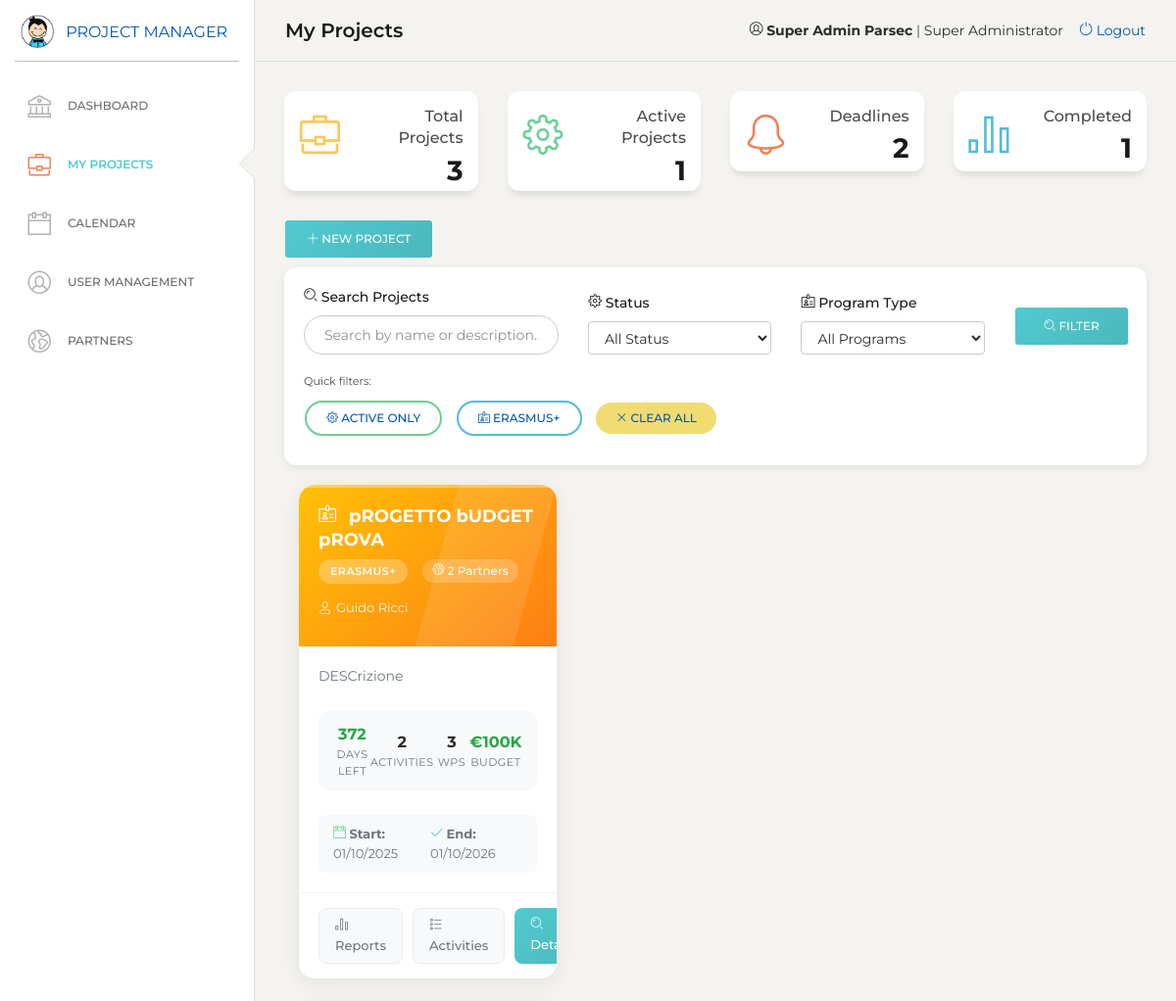
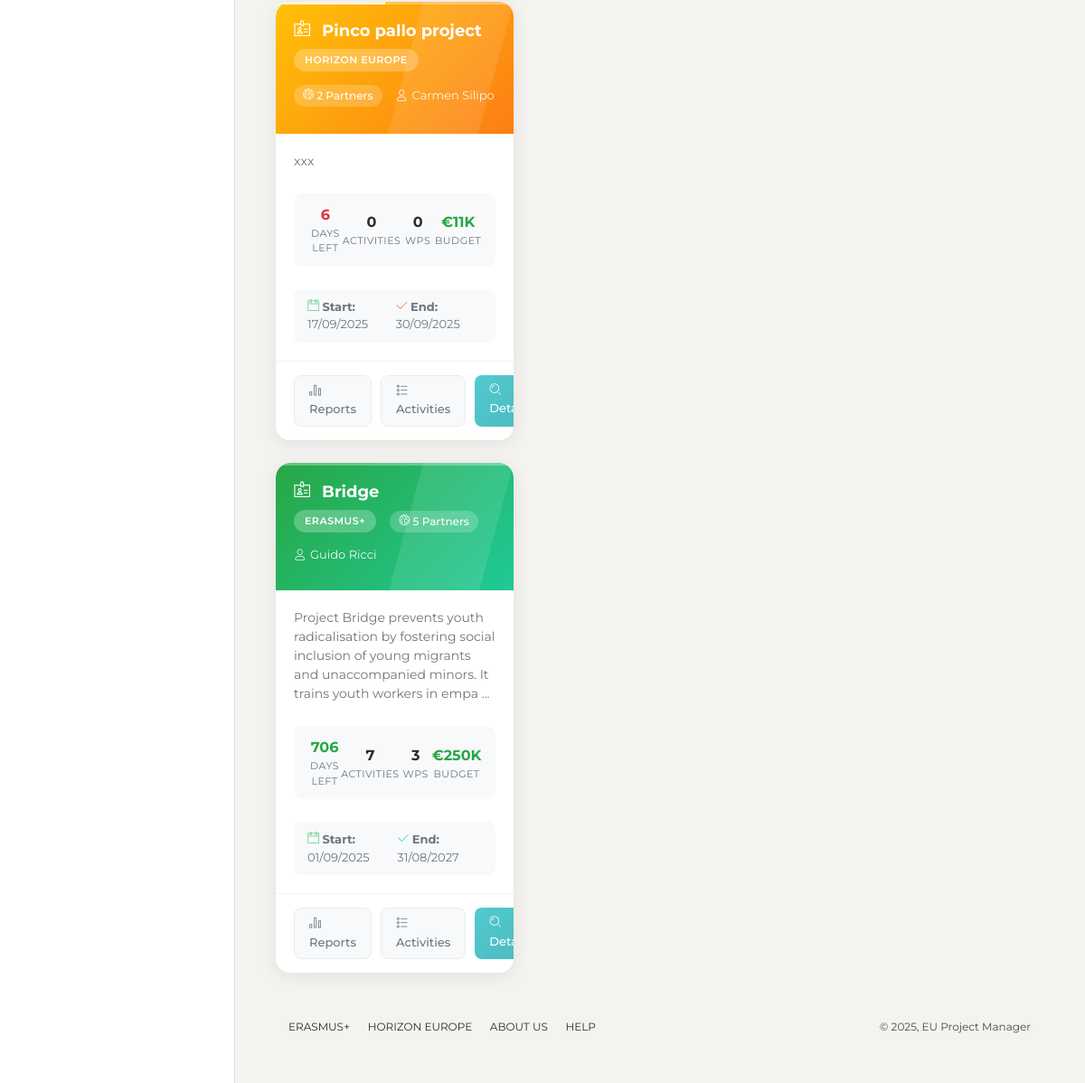
Screenshot of /pages/projects.php (signed in) with the database file from the repository (2 pictures, top to bottom).
### tables this page shows
CREATE TABLE `projects` (
  `id` int(11) NOT NULL,
  `name` varchar(200) NOT NULL,
  `description` text DEFAULT NULL,
  `program_type` varchar(50) DEFAULT NULL,
  `start_date` date DEFAULT NULL,
  `end_date` date DEFAULT NULL,
  `coordinator_id` int(11) DEFAULT NULL,
  `status` enum('planning','active','suspended','completed') DEFAULT 'planning',
  `budget` decimal(12,2) DEFAULT NULL,
  `google_groups_url` varchar(500) DEFAULT NULL COMMENT 'URL del Google Group associato al progetto',
  `created_at` timestamp NULL DEFAULT current_timestamp(),
  `updated_at` timestamp NULL DEFAULT current_timestamp() ON UPDATE current_timestamp()
);

CREATE TABLE `users` (
  `id` int(11) NOT NULL,
  `username` varchar(50) NOT NULL,
  `email` varchar(100) NOT NULL,
  `password` varchar(255) NOT NULL,
  `full_name` varchar(100) NOT NULL,
  `role` enum('super_admin','coordinator','partner','admin') NOT NULL,
  `partner_id` int(11) DEFAULT NULL,
  `created_at` timestamp NULL DEFAULT current_timestamp(),
  `updated_at` timestamp NULL DEFAULT current_timestamp() ON UPDATE current_timestamp(),
  `is_active` tinyint(1) DEFAULT 1
);

### pages/projects.php (the view, shortened to what the rows shown need)
<?php
require_once '../includes/header.php';
function getDaysRemaining($end_date) {
    $today = new DateTime();
    $end = new DateTime($end_date);
    return $today->diff($end)->days;
}
function getDaysRemainingClass($days) {
    if ($days <= 30) {
        return 'danger';
    } elseif ($days <= 180) {
        return 'warning';
    } else {
        return 'safe';
    }
}
function getTimeProgressPercentage($start_date, $end_date) {
    $start = new DateTime($start_date);
    $end = new DateTime($end_date);
    $today = new DateTime();
    if ($today < $start) return 0;
    $total_days = $start->diff($end)->days;
    $elapsed_days = $start->diff($today)->days;
    return $total_days > 0 ? round(($elapsed_days / $total_days) * 100) : 0;
}
function getHeaderStatusClass($status) {
    switch (strtolower($status)) {
        case 'active':
            return 'status-active';
        case 'planning':
            return 'status-planning';
    }
}
function formatBudgetCompact($budget) {
    if ($budget >= 1000000) {
        return '€' . number_format($budget / 1000000, 1) . 'M';
    } elseif ($budget >= 1000) {
        return '€' . number_format($budget / 1000, 0) . 'K';
    } else {
        return '€' . number_format($budget, 0);
    }
}
function formatProgramName($program_type) {
    $programs = [
        'erasmus_plus' => 'Erasmus+',
        'horizon_europe' => 'Horizon Europe',
        'interreg' => 'Interreg',
        'life' => 'LIFE Programme',
        'creative_europe' => 'Creative Europe',
        'eu_citizenship' => 'Europe for Citizens',
        'digital_europe' => 'Digital Europe',
        'cerv' => 'CERV Programme',
        'other' => 'Other EU Programme'
    ];
    return $programs[$program_type] ?? ucfirst(str_replace('_', ' ', $program_type));
}
$database = new Database();
$conn = $database->connect();
$params = [];
$base_sql = "
    SELECT
        p.*,
        COUNT(DISTINCT pp.partner_id) as partner_count,
        COUNT(DISTINCT wp.id) as work_package_count,
        COUNT(DISTINCT a.id) as activity_count,
        AVG(wp.progress) as avg_progress,
        u.full_name as coordinator_name
    FROM projects p
    LEFT JOIN project_partners pp ON p.id = pp.project_id
    LEFT JOIN work_packages wp ON p.id = wp.project_id
    LEFT JOIN activities a ON wp.id = a.work_package_id
    LEFT JOIN users u ON p.coordinator_id = u.id
";
$base_sql .= " GROUP BY p.id ORDER BY p.created_at DESC";
$stmt = $conn->prepare($base_sql);
$stmt->execute($params);
$projects = $stmt->fetchAll();
?>
  <body class="">
    <div class="wrapper">
        <?php include '../includes/navbar.php'; ?>
        <div class="content">
<?php foreach($projects as $project):
    $days_remaining = getDaysRemaining($project['end_date']);
    $days_class = getDaysRemainingClass($days_remaining);
    $time_progress = getTimeProgressPercentage($project['start_date'], $project['end_date']);
    $header_class = getHeaderStatusClass($project['status']);
    $budget_compact = formatBudgetCompact($project['budget'] ?? 0);
    $program_name = formatProgramName($project['program_type']);
?>
<div class="col-lg-6 col-xl-4">
    <div class="project-card card">
        <div class="progress-indicator">
            <div class="progress-bar-custom" style="width: <?= $time_progress ?>%"></div>
        </div>
        <div class="project-header <?= $header_class ?>">
            <div class="project-title">
                <i class="nc-icon nc-badge"></i>
                <?= htmlspecialchars($project['name']) ?>
            </div>
            <div class="project-meta">
                <div class="program-badge">
                    <?= $program_name ?>
                </div>
                <div class="partners-count">
                    <i class="nc-icon nc-world-2"></i>
                    <?= $project['partner_count'] ?? 0 ?> Partners
                </div>
                <div class="coordinator-info">
                    <i class="nc-icon nc-single-02"></i>
                    <?= htmlspecialchars($project['coordinator_name'] ?? 'TBD') ?>
                </div>
            </div>
        </div>
        <div class="project-body">
            <p class="project-description">
                <?= htmlspecialchars(substr($project['description'] ?? '', 0, 150)) ?>
                <?= strlen($project['description'] ?? '') > 150 ? '...' : '' ?>
            </p>
            <div class="project-stats">
                <div class="stat-item">
                    <span class="stat-value days-remaining <?= $days_class ?>">
                        <?= $days_remaining ?>
                    </span>
                    <div class="stat-label">Days Left</div>
                </div>
                <div class="stat-item">
    <span class="stat-value">
        <?= $project['activity_count'] ?? 0 ?>
    </span>
    <div class="stat-label">Activities</div>
</div>
<div class="stat-item">
    <span class="stat-value">
        <?= $project['work_package_count'] ?? 0 ?>
    </span>
    <div class="stat-label">WPs</div>
</div>
                <div class="stat-item">
                    <span class="stat-value budget-display">
                        <?= $budget_compact ?>
                    </span>
                    <div class="stat-label">Budget</div>
                </div>
            </div>
            <div class="project-timeline">
                <div>
                    <i class="nc-icon nc-calendar-60 text-success"></i>
                    <strong>Start:</strong> <?= date('d/m/Y', strtotime($project['start_date'])) ?>
                </div>
                <div>
                    <i class="nc-icon nc-check-2 text-<?= $days_remaining <= 30 ? 'danger' : 'primary' ?>"></i>
                    <strong>End:</strong> <?= date('d/m/Y', strtotime($project['end_date'])) ?>
                </div>
            </div>
        </div>
        <div class="project-footer">
            <div class="action-buttons">
                <a href="reports.php?project_id=<?= $project['id'] ?>" class="btn-action btn-secondary-action">
                    <i class="nc-icon nc-chart-bar-32"></i> Reports
                </a>
                <a href="activities.php?project_id=<?= $project['id'] ?>" class="btn-action btn-secondary-action">
                    <i class="nc-icon nc-bullet-list-67"></i> Activities
                </a>
                <a href="project-detail.php?id=<?= $project['id'] ?>" class="btn-action btn-primary-action">
                    <i class="nc-icon nc-zoom-split"></i> Details
                </a>
            </div>
        </div>
    </div>
</div>
<?php endforeach; ?>
       <?php include '../includes/footer.php'; ?>
</body>
</html>

### rows the page displays
projects: name "pROGETTO bUDGET pROVA", program_type "ERASMUS+", partner_count "2", coordinator.full_name "Guido Ricci", description "DESCrizione", end_date "372", activity_count "2", work_package_count "3", budget "€100K", start_date "01/10/2025", end_date "01/10/2026"
projects: name "Pinco pallo project", program_type "HORIZON EUROPE", partner_count "2", coordinator.full_name "Carmen Silipo", description "xxx", coordinator "6", activity_count "0", work_package_count "0", budget "€11K", start_date "17/09/2025", end_date "30/09/2025"
projects: name "Bridge", program_type "ERASMUS+", partner_count "5", coordinator.full_name "Guido Ricci", description "Project Bridge prevents youth radicalisation by fostering social inclusion of young migrants and unaccompanied minors. It trains youth workers in empa", end_date "706", activity_count "7", work_package_count "3", budget "€250K", start_date "01/09/2025", end_date "31/08/2027"

### other values shown
$page_title "My Projects"
$_SESSION['full_name'] "Super Admin Parsec"
getRoleDisplayName($_SESSION['role']) "Super Administrator"
count($projects) "3"
$stats['active_projects'] "1"
$stats['upcoming_deadlines'] "2"
$stats['completed_activities'] "1"
